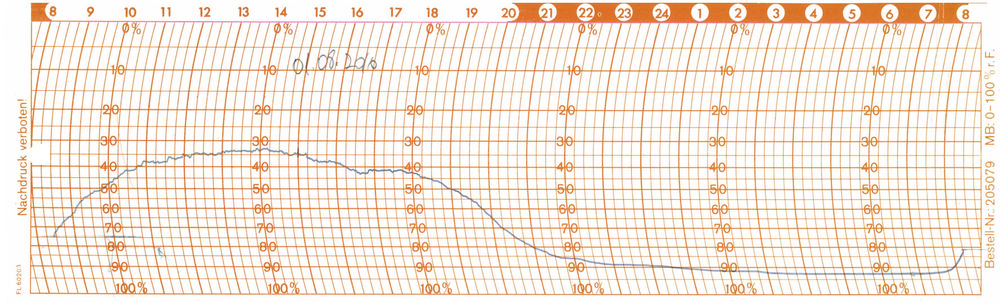
#> input picture NEM/2016/AĞUSTOS/2016_AĞUSTOS-01.tif, 1000 x 306 px, shrunk from 3549 x 1086 before the run; its folder holds only this picture in this run
$ python digitize.py --input 'NEM/2016/AĞUSTOS/2016_AĞUSTOS-01.tif'
#> lines starting #> are read from the running program, lines starting #| are printed output that depends on the picture; after the words box and inside, x2 and y2 are one past the last pixel; in counts of white or black regions, pixels touching at a corner belong together; long printed decimals are rounded
# CV pipeline: extracts numerical time-series data from scanned analog chart paper (TIF) using grid calibration and curve isolation
from __future__ import annotations

import cv2
import numpy as np
import pandas as pd
from pathlib import Path
from scipy.signal import savgol_filter, find_peaks
from PIL import Image
import argparse
import sys


def load_image(path: str) -> np.ndarray:
    # OpenCV can't handle old JPEG-compressed TIFFs from the archive, so we use Pillow
    try:
        pil_img = Image.open(str(path)).convert("RGB")
        return cv2.cvtColor(np.array(pil_img), cv2.COLOR_RGB2BGR)
    except Exception as e:
        raise FileNotFoundError(f"Cannot load image {path}: {e}")


# NEM chart paper non-linearity LUT (Lambrecht 82H / Bestell-Nr. 205079 — identical spacing)
_NEM_GRID_NORM = np.array([0.000, 0.181, 0.328, 0.441, 0.535, 0.615, 0.686, 0.756, 0.826, 0.900, 1.000])
_NEM_GRID_PCT  = np.array([0, 10, 20, 30, 40, 50, 60, 70, 80, 90, 100], dtype=float)


def find_plot_area(gray: np.ndarray) -> tuple[int, int, int, int]:
    blurred = cv2.GaussianBlur(gray, (5, 5), 0)
    edges = cv2.Canny(blurred, 30, 100)
    edges = cv2.dilate(edges, cv2.getStructuringElement(cv2.MORPH_RECT, (3, 3)), iterations=2)

    contours, _ = cv2.findContours(edges, cv2.RETR_EXTERNAL, cv2.CHAIN_APPROX_SIMPLE)
    if not contours:
        h, w = gray.shape
        return 0, 0, w, h

    x, y, w, h = cv2.boundingRect(max(contours, key=cv2.contourArea))
    m = 10
    return x + m, y + m, w - 2 * m, h - 2 * m


# [16 lines left out: function detect_grid_lines, not called in this run]


def isolate_curve(img_crop: np.ndarray, ink_color: str = "black") -> np.ndarray:
    if ink_color == "black":
        gray = cv2.cvtColor(img_crop, cv2.COLOR_BGR2GRAY)
        binary = cv2.adaptiveThreshold(
            gray, 255, cv2.ADAPTIVE_THRESH_GAUSSIAN_C,
            cv2.THRESH_BINARY_INV, blockSize=31, C=8
        )
    elif ink_color == "blue":
        hsv = cv2.cvtColor(img_crop, cv2.COLOR_BGR2HSV)
        # Blue-violet ink on archive paper spans Hue 95–180; union of two subranges avoids red bleed
        binary = cv2.bitwise_or(
            cv2.inRange(hsv, np.array([95,  40, 20]), np.array([140, 255, 220])),
            cv2.inRange(hsv, np.array([140, 30, 15]), np.array([180, 255, 200]))
        )
    else:
        raise ValueError(f"Unknown ink_color: {ink_color!r}. Choose black or blue.")

    binary = cv2.morphologyEx(binary, cv2.MORPH_OPEN,  np.ones((2, 2), np.uint8))
    binary = cv2.morphologyEx(binary, cv2.MORPH_CLOSE, np.ones((3, 3), np.uint8))
    return binary


# [114 lines left out: functions remove_grid_lines, select_curve_component, _extract_binary_path, not called in this run]


def _extract_grayscale_path(gray_crop: np.ndarray) -> tuple[np.ndarray, np.ndarray]:
    """Two-pass darkest-band tracking on grayscale (for black ink on colored grid paper)."""
    h, w = gray_crop.shape
    inv = (255 - gray_crop).astype(np.float32)
    inv_blur = cv2.GaussianBlur(inv, (1, 11), 0)

    top_margin = max(8, h // 15)
    bot_margin = max(4, h // 30)
    side_margin = max(4, w // 200)
    inv_blur[:top_margin, :] = 0
    inv_blur[-bot_margin:, :] = 0
    inv_blur[:, :side_margin] = 0
    inv_blur[:, -side_margin:] = 0

    raw_ys = np.argmax(inv_blur, axis=0).astype(float)
    rough = pd.Series(raw_ys).rolling(51, center=True, min_periods=1).median().values

    search_band = max(20, h // 10)
    refined = np.zeros(w, dtype=int)
    for x in range(w):
        center = int(rough[x])
        lo = max(0, center - search_band)
        hi = min(h, center + search_band)
        refined[x] = lo + np.argmax(inv_blur[lo:hi, x])

    final_ys = pd.Series(refined).rolling(11, center=True, min_periods=1).median().astype(int).values
    return np.arange(w), final_ys


# [205 lines left out: functions _extract_rchannel_path, _build_intensity_map, _extract_guided_path, not called in this run]


def extract_curve_pixels(gray_crop: np.ndarray, binary: np.ndarray,
                         single_trace: bool = False,
                         transposed: bool = False,
                         seed_point: tuple[int, int] | None = None,
                         ink_color: str = "black",
                         img_crop: np.ndarray | None = None,
                         guide_points: list[tuple[int, int]] | None = None,
                         ) -> tuple[np.ndarray, np.ndarray]:
    if guide_points and len(guide_points) >= 2 and img_crop is not None:
        return _extract_guided_path(img_crop, gray_crop, guide_points,
                                    ink_color=ink_color)

    if ink_color == "blue":
        clean = remove_grid_lines(binary)
        blue_coverage = (clean > 0).sum() / clean.size
        if blue_coverage > 0.002:
            return _extract_binary_path(binary, single_trace, seed_point, transposed)
        if img_crop is not None:
            return _extract_rchannel_path(img_crop)
        return _extract_binary_path(binary, single_trace, seed_point, transposed)
    if transposed:
        return _extract_binary_path(binary, single_trace, seed_point, transposed)
    return _extract_grayscale_path(gray_crop)


def pixels_to_dataframe(
    x_pixels, y_pixels, plot_width, plot_height,
    time_start, time_end, y_min, y_max,
    transposed: bool = False,
    cal_points: tuple | None = None,
    nonlinear: bool | str = False,
) -> pd.DataFrame:
    total_seconds = (time_end - time_start).total_seconds()
    if transposed:
        timestamps = [
            time_start + pd.Timedelta(seconds=float(t) / plot_height * total_seconds)
            for t in x_pixels
        ]
        values = y_min + (y_pixels.astype(float) / plot_width) * (y_max - y_min)
    else:
        timestamps = [
            time_start + pd.Timedelta(seconds=float(x) / plot_width * total_seconds)
            for x in x_pixels
        ]
        if cal_points is not None:
            (cy1, cv1), (cy2, cv2) = cal_points
            yf = y_pixels.astype(float)
            span = float(cy2 - cy1) or 1.0
            if nonlinear:
                _grid_norm = _NEM_GRID_NORM
                _grid_pct = _NEM_GRID_PCT
                r1 = float(np.interp(cv1, _grid_pct, _grid_norm))
                r2 = float(np.interp(cv2, _grid_pct, _grid_norm))
                ratio = np.clip(r1 + (yf - cy1) / span * (r2 - r1), 0, 1)
                values = np.interp(ratio, _grid_norm, _grid_pct)
            else:
                values = cv1 + (yf - cy1) / span * (cv2 - cv1)
        else:
            values = y_max - (y_pixels.astype(float) / plot_height) * (y_max - y_min)
    return pd.DataFrame({"timestamp": timestamps, "value": values}).set_index("timestamp").sort_index()


def smooth_curve(df: pd.DataFrame, window: int = 21) -> pd.DataFrame:
    if len(df) < window:
        return df
    df = df.copy()
    df["value_raw"] = df["value"]
    df["value"] = savgol_filter(df["value"], window_length=window, polyorder=3)
    return df


# [5 lines left out: function build_overlay, not called in this run]


def process_tif(
    image_path: str,
    y_min: float = -40.0,
    y_max: float = 50.0,
    time_start: str = "1900-01-01 00:00",
    time_end: str = "1900-01-08 00:00",
    ink_color: str = "black",
    nonlinear: bool | str = False,
    smooth: bool = True,
    save_overlay: bool = False,
    transposed: bool = False,
    seed_point: tuple[int, int] | None = None,
    plot_area: tuple[int, int, int, int] | None = None,
    start_point: tuple[int, int] | None = None,
    end_point: tuple[int, int] | None = None,
    guide_path: list[tuple[int, int]] | None = None,
    cal_y1: float | None = None,
    cal_v1: float | None = None,
    cal_y2: float | None = None,
    cal_v2: float | None = None,
    return_pixels: bool = False,
) -> pd.DataFrame:
    img = load_image(image_path)
    h_full, w_full = img.shape[:2]
    gray = cv2.cvtColor(img, cv2.COLOR_BGR2GRAY)

    if plot_area is not None:
        x0, y0, gw, gh = plot_area
    elif start_point is not None and end_point is not None:
        # Derive plot area from user-provided points instead of unreliable
        # contour detection.  Use start/end + trajectory to define bounds
        # with generous padding so the grid detection still works.
        all_pts_x = [start_point[0], end_point[0]]
        all_pts_y = [start_point[1], end_point[1]]
        if guide_path:
            all_pts_x.extend(p[0] for p in guide_path)
            all_pts_y.extend(p[1] for p in guide_path)
        pad_x = 50
        pad_y = max(150, int((max(all_pts_y) - min(all_pts_y)) * 0.5))
        x0 = max(0, min(all_pts_x) - pad_x)
        y0 = max(0, min(all_pts_y) - pad_y)
        x1 = min(w_full, max(all_pts_x) + pad_x)
        y1 = min(h_full, max(all_pts_y) + pad_y)
        gw = x1 - x0
        gh = y1 - y0
    else:
        x0, y0, gw, gh = find_plot_area(gray)
    crop = img[y0:y0 + gh, x0:x0 + gw]

    adjusted_seed = None
    if seed_point is not None:
        adjusted_seed = (seed_point[0] - x0, seed_point[1] - y0)

    # Build guide_points from start/end + optional trajectory, adjusted to crop coords
    adjusted_guide = None
    if start_point is not None and end_point is not None:
        sp = (start_point[0] - x0, start_point[1] - y0)
        ep = (end_point[0] - x0, end_point[1] - y0)
        if guide_path:
            adjusted_guide = [(int(x - x0), int(y - y0)) for x, y in guide_path]
            adjusted_guide.insert(0, sp)
            adjusted_guide.append(ep)
        else:
            adjusted_guide = [sp, ep]

    gray_crop = cv2.cvtColor(crop, cv2.COLOR_BGR2GRAY)
    binary = isolate_curve(crop, ink_color)
    x_pix, y_pix = extract_curve_pixels(gray_crop, binary, single_trace=(ink_color != "black"),
                                         transposed=transposed, seed_point=adjusted_seed,
                                         ink_color=ink_color, img_crop=crop,
                                         guide_points=adjusted_guide)

    if len(x_pix) == 0:
        print(f"WARNING: no curve detected in {image_path}")
        return pd.DataFrame(columns=["value"])

    cal_pts_crop = None
    if cal_y1 is not None and cal_y2 is not None and cal_v1 is not None and cal_v2 is not None:
        cal_pts_crop = ((cal_y1 - y0, cal_v1), (cal_y2 - y0, cal_v2))

    df = pixels_to_dataframe(
        x_pix, y_pix, gw, gh,
        pd.Timestamp(time_start), pd.Timestamp(time_end),
        y_min, y_max, transposed=transposed,
        cal_points=cal_pts_crop,
        nonlinear=nonlinear,
    )

    if smooth:
        df = smooth_curve(df)

    if save_overlay:
        out_path = Path(image_path).stem + "_overlay.jpg"
        cv2.imwrite(out_path, build_overlay(crop, x_pix, y_pix))
        print(f"Overlay saved: {out_path}")

    if return_pixels:
        abs_x = x_pix + x0
        abs_y = y_pix + y0
        return df, (abs_x, abs_y)
    return df


# [77 lines left out: function process_chart, not called in this run]


def build_parser():
    p = argparse.ArgumentParser(description="Extract numerical data from Kandilli analog chart TIF scans")
    mode = p.add_mutually_exclusive_group(required=True)
    mode.add_argument("--input", help="Single TIF file to process")
    mode.add_argument("--batch", help="Directory of TIF files to process in bulk")

    p.add_argument("--y_min",     type=float, default=-40.0, help="Y-axis minimum value (default: -40)")
    p.add_argument("--y_max",     type=float, default=50.0,  help="Y-axis maximum value (default: 50)")
    p.add_argument("--start",     default="1900-01-01 00:00", help="Chart start time, e.g. '1987-03-02 00:00'")
    p.add_argument("--end",       default="1900-01-08 00:00", help="Chart end time, e.g. '1987-03-09 00:00'")
    p.add_argument("--ink",       default="black", choices=["black", "blue"])
    p.add_argument("--output",    default="output.csv")
    p.add_argument("--overlay",    action="store_true", help="Save curve overlay images for visual verification")
    p.add_argument("--no_smooth",  action="store_true", help="Disable Savitzky-Golay smoothing")
    p.add_argument("--transposed", action="store_true", help="Portrait-orientation charts where time runs top-to-bottom (e.g. wind direction)")
    p.add_argument("--seed",       help="Seed pixel on the curve as x,y (e.g. '100,800') for component selection")
    p.add_argument("--start_pt",   help="Curve start pixel as x,y (e.g. '80,500')")
    p.add_argument("--end_pt",     help="Curve end pixel as x,y (e.g. '3400,300')")
    p.add_argument("--guide",      help="Guide path pixels as x1,y1;x2,y2;... (e.g. '100,500;500,400;1000,350')")
    return p


def _parse_point(s: str) -> tuple[int, int]:
    parts = s.split(",")
    return (int(parts[0]), int(parts[1]))


def main():
    args = build_parser().parse_args()
    seed = None
    if args.seed:
        seed = _parse_point(args.seed)
    start_pt = _parse_point(args.start_pt) if args.start_pt else None
    end_pt = _parse_point(args.end_pt) if args.end_pt else None
    guide = None
    if args.guide:
        guide = [_parse_point(seg) for seg in args.guide.split(";")]
    kwargs = dict(
        y_min=args.y_min, y_max=args.y_max,
        time_start=args.start, time_end=args.end,
        ink_color=args.ink, smooth=not args.no_smooth, save_overlay=args.overlay,
        transposed=args.transposed, seed_point=seed,
        start_point=start_pt, end_point=end_pt, guide_path=guide,
    )

    if args.input:
        df = process_tif(args.input, **kwargs)
#> in load_image, pil_img is the input picture: PIL image 1000x306 RGB; mean R, G, B 245.4, 231.4, 218.9
#> in find_plot_area, `blurred = cv2.GaussianBlur(gray, (5, 5), 0)`:
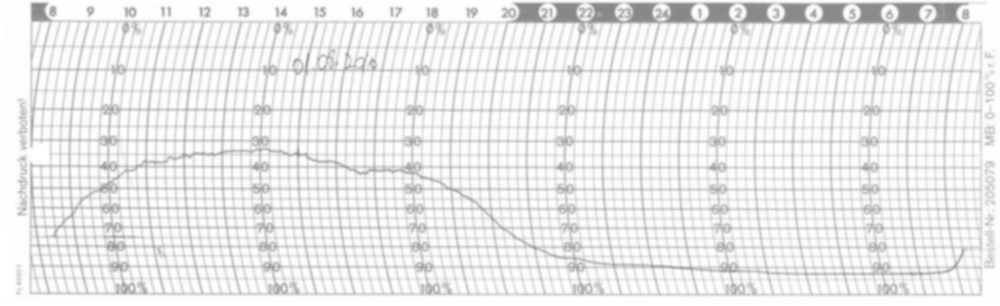
#> blurred: shape (306, 1000); min 133, max 255, mean 234.2
#> in find_plot_area, `edges = cv2.Canny(blurred, 30, 100)`:
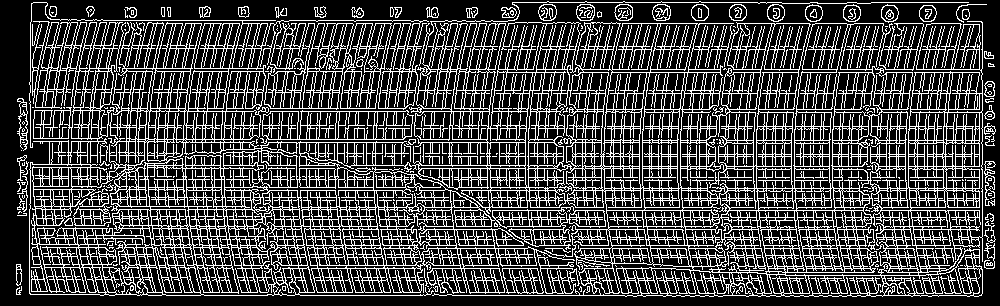
#> edges: shape (306, 1000); 27.1% white in thin lines or dots
#> in find_plot_area, `edges = cv2.dilate(edges, cv2.getStructuringElement(cv2.MORPH_RECT, (3..`:
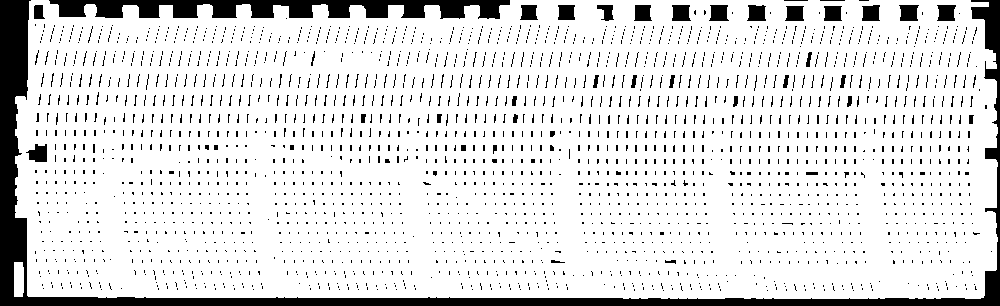
#> edges: shape (306, 1000); 87.4% white; 2419 black regions (2377 under 20 px)
#> in find_plot_area, `contours, _ = cv2.findContours(edges, cv2.RETR_EXTERNAL, cv2.CHAIN_APP..`: contours = 2 contours; box (x1, y1, x2, y2) and area: (15, 0, 998, 299) 281554, (14, 262, 24, 297) 298
#> in find_plot_area, `x, y, w, h = cv2.boundingRect(max(contours, key=cv2.contourArea))`: x = 15; y = 0; w = 983; h = 299
#> in process_tif, `x0, y0, gw, gh = find_plot_area(gray)`: x0 = 25; y0 = 10; gw = 963; gh = 279
#> in process_tif, `gray_crop = cv2.cvtColor(crop, cv2.COLOR_BGR2GRAY)`:
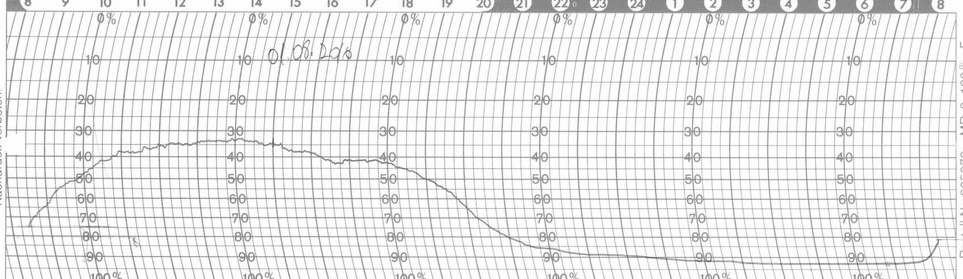
#> gray_crop: shape (279, 963); min 58, max 255, mean 233.6
#> in isolate_curve, `binary = cv2.adaptiveThreshold( gray, 255, cv2.ADAPTIVE_THRESH_GAUSSIA..`:
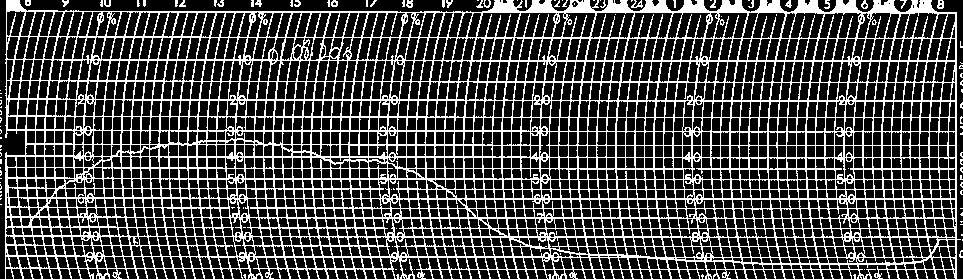
#> binary: shape (279, 963); 27.9% white in thin lines or dots
#> in isolate_curve, `binary = cv2.morphologyEx(binary, cv2.MORPH_OPEN,  np.ones((2, 2), np...`: binary: shape (279, 963); 20.2% white in thin lines or dots
#> in isolate_curve, `binary = cv2.morphologyEx(binary, cv2.MORPH_CLOSE, np.ones((3, 3), np...`:
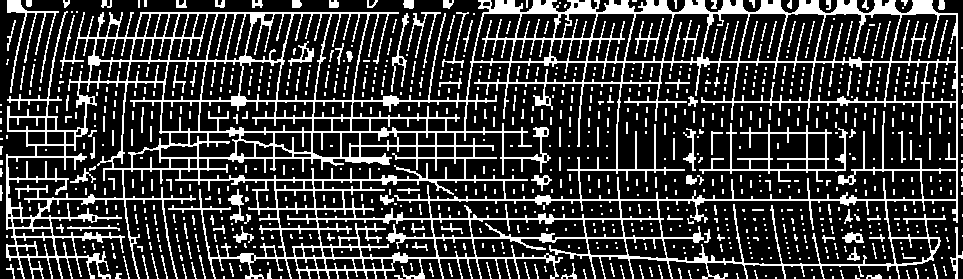
#> binary: shape (279, 963); 22.5% white in thin lines or dots
#> in _extract_grayscale_path, `inv_blur[:, :side_margin] = 0`:
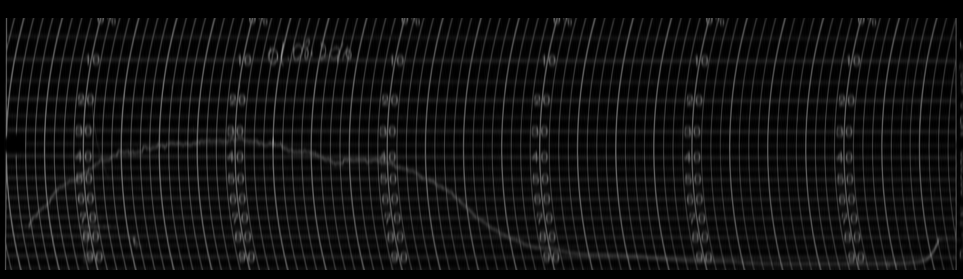
#> inv_blur: shape (279, 963) float32; min 0, max 150, mean 18
#> in _extract_grayscale_path, `inv_blur[:, -side_margin:] = 0`: inv_blur: shape (279, 963) float32; 0.38% of pixels changed, all inside (x1, y1, x2, y2) = (959, 18, 963, 270)
#> in _extract_grayscale_path, `raw_ys = np.argmax(inv_blur, axis=0).astype(float)`: raw_ys = 963 values, max 269 at index 4, min 0 at index 0, mean 138.7
#> in _extract_grayscale_path, `rough = pd.Series(raw_ys).rolling(51, center=True, min_periods=1).medi..`: rough = 963 values, max 219 at index 37, min 58 at index 304, mean 136.2
#> the loop in _extract_grayscale_path, `for x in range(w):` made 963 passes
#> (center, lo, hi) on passes 1 to 3: (134, 107, 161), (156, 129, 183), (165, 138, 192)
#> after the loop in _extract_grayscale_path, `for x in range(w):`: refined = 963 values, max 242 at index 73, min 34 at index 286, mean 134.5
#> in _extract_grayscale_path, `final_ys = pd.Series(refined).rolling(11, center=True, min_periods=1)...`: final_ys = 963 values, max 226 at index 113, min 50 at index 287, mean 133.9
#> in process_tif, `x_pix, y_pix = extract_curve_pixels(gray_crop, binary, single_trace=(i..`: x_pix = 963 values from 0 to 962; y_pix has the same summary as final_ys in _extract_grayscale_path
#> in pixels_to_dataframe, `timestamps = [ time_start + pd.Timedelta(seconds=float(x) / plot_width..`: timestamps = 963 items
#> in pixels_to_dataframe, `values = y_max - (y_pixels.astype(float) / plot_height) * (y_max - y_m..`: values = 963 values, max 33.87 at index 287, min -22.9 at index 113, mean 6.79
#> in process_tif, `df = pixels_to_dataframe( x_pix, y_pix, gw, gh, pd.Timestamp(time_star..`: df = table of 963 rows and 1 columns
#> in process_tif, `df = smooth_curve(df)`: df = table of 963 rows and 2 columns
#> df = table of 963 rows and 2 columns
        out = args.output if args.output.endswith(".csv") else args.output + ".csv"
        df.to_csv(out)
        print(f"Saved {len(df)} data points -> {out}")
#| Saved 963 data points -> output.csv
        print(df.describe())
#|             value   value_raw
#| count  963.000  963.000
#| mean     6.789    6.793
#| std     14.992   15.225
#| min    -20.960  -22.903
#| 25%     -5.885   -7.419
#| 50%      6.944    7.742
#| 75%     18.512   17.742
#| max     32.478   33.871
    else:
        src_dir = Path(args.batch)
        tif_files = sorted(src_dir.glob("*.tif"))
        if not tif_files:
            print(f"No TIF files found in: {src_dir}")
            sys.exit(1)

        out_dir = Path(args.output)
        out_dir.mkdir(parents=True, exist_ok=True)

        frames = []
        for tif in tif_files:
            print(f"Processing: {tif.name}")
            df = process_tif(str(tif), **kwargs)
            df.to_csv(out_dir / (tif.stem + ".csv"))
            frames.append(df)

        if frames:
            combined = pd.concat(frames).sort_index()
            combined.to_csv(out_dir / "combined.csv")
            print(f"\nDone. {len(combined)} total points -> {out_dir}/")


if __name__ == "__main__":
    main()
